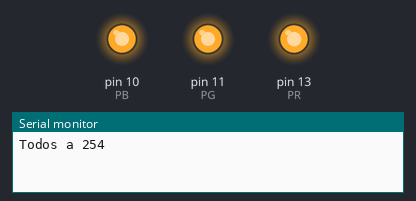
Recording of a sketch running on a simulated Arduino Uno, built with avr-gcc and run on an emulated ATmega328P. On the bench: output pins drawn as LEDs (lit = HIGH), the last lines printed to the serial monitor. Random numbers use the default seed unless the sketch sets one.

Above: at 0.1 s.
At 1.1 s:
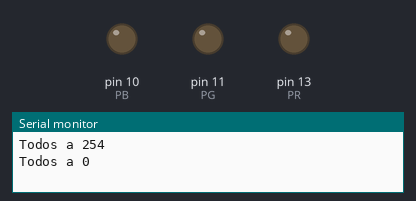
At 11.7 s:
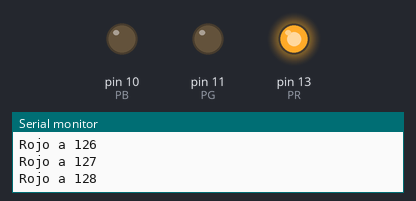
Timing chart, 0 to 40.0 s (numbered marks = the images above):
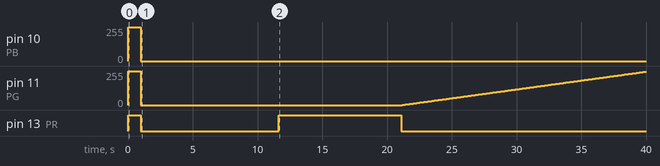

Measured:
- by itself, pin 10 (PB): 0/255 → 254/255 at 0.00 s, → 0/255 1.0 s later
- by itself, pin 13 (PR): LOW → HIGH at 0.00 s, → LOW 1.0 s later, → HIGH 10.6 s later, → LOW 9.5 s later

The sketch:

LED_MULTI_COLOR.ino
```cpp
int PR = 13;
int PG = 11;
int PB = 10;
int encendido = 0;

void setup() {
  // put your setup code here, to run once:
  pinMode(PR, OUTPUT);
  pinMode(PG, OUTPUT);
  pinMode(PB, OUTPUT);
  Serial.begin(9600);
  randomSeed(analogRead(0));
}

void Encender(int color, int intensidad) {
  switch (color) {
    case 0:
      Serial.println("Todos a 0");
      analogWrite(PR, 0);
      analogWrite(PG, 0);
      analogWrite(PB, 0);
      break;
    case 1:
      Serial.print("Rojo a ");
      Serial.println(intensidad);
      analogWrite(PR, intensidad);
      break;
    case 2:
      Serial.print("Verde a ");
      Serial.println(intensidad);
      analogWrite(PG, intensidad);
      break;
    case 3:
      Serial.print("Azul a ");
      Serial.println(intensidad);
      analogWrite(PB, intensidad);
      break;
    case 4:
      Serial.println("Todos a 254");
      analogWrite(PR, 254);
      analogWrite(PG, 254);
      analogWrite(PB, 254);
      break;
  }
}

void loop() {
  // put your main code here, to run repeatedly:
  /*Encender(encendido);
    encendido++;
    encendido=(encendido>3?0:encendido);
    delay(1000);*/
  Encender(4, 0);
  delay(1000);
  Encender(0, 0);
  delay(1000);
  for (int l = 1; l < 4; l++) {
    Encender(0, 0);
    for (int r = 0; r < 254; r++) {
          Encender(l, r);
          delay(75);
    }
  }

  for(int r=0;r<254;r++) {
    int c=random(0,3);
    delay(200);
    int i=random(0,254);
    delay(200);
    Encender(c,i);
  }

  Encender(4, 0);
  delay(1000);
  Encender(0, 0);
}
```
